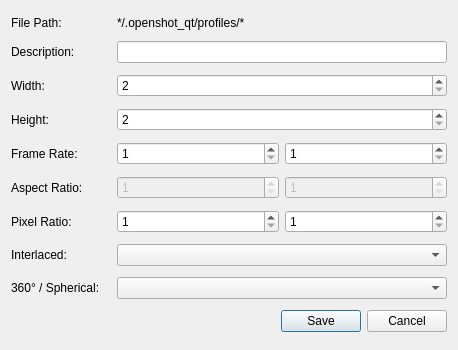
<?xml version="1.0" encoding="UTF-8"?>
<ui version="4.0">
 <class>ProfileEditDialog</class>
 <widget class="QDialog" name="ProfileEditDialog">
  <property name="geometry">
   <rect>
    <x>0</x>
    <y>0</y>
    <width>458</width>
    <height>350</height>
   </rect>
  </property>
  <property name="windowTitle">
   <string>Create Profile</string>
  </property>
  <layout class="QGridLayout" name="gridLayout">
   <item row="0" column="0">
    <layout class="QHBoxLayout" name="horizontalLayout_filePath">
     <item>
      <widget class="QLabel" name="lblFilePath">
       <property name="minimumSize">
        <size>
         <width>100</width>
         <height>0</height>
        </size>
       </property>
       <property name="text">
        <string>File Path:</string>
       </property>
      </widget>
     </item>
     <item>
      <widget class="QLabel" name="lblFilePathValue">
       <property name="sizePolicy">
        <sizepolicy hsizetype="Expanding" vsizetype="Fixed">
         <horstretch>0</horstretch>
         <verstretch>0</verstretch>
        </sizepolicy>
       </property>
       <property name="text">
        <string>*/.openshot_qt/profiles/*</string>
       </property>
       <property name="textFormat">
        <enum>Qt::PlainText</enum>
       </property>
      </widget>
     </item>
    </layout>
   </item>
   <item row="5" column="0">
    <layout class="QHBoxLayout" name="horizontalLayout_12">
     <item>
      <widget class="QLabel" name="lblAspectRatio">
       <property name="minimumSize">
        <size>
         <width>100</width>
         <height>0</height>
        </size>
       </property>
       <property name="text">
        <string>Aspect Ratio:</string>
       </property>
      </widget>
     </item>
     <item>
      <widget class="QSpinBox" name="txtAspectRatioNum">
       <property name="enabled">
        <bool>false</bool>
       </property>
       <property name="sizePolicy">
        <sizepolicy hsizetype="Expanding" vsizetype="Fixed">
         <horstretch>0</horstretch>
         <verstretch>0</verstretch>
        </sizepolicy>
       </property>
       <property name="minimum">
        <number>1</number>
       </property>
       <property name="maximum">
        <number>2147483647</number>
       </property>
      </widget>
     </item>
     <item>
      <widget class="QSpinBox" name="txtAspectRatioDen">
       <property name="enabled">
        <bool>false</bool>
       </property>
       <property name="sizePolicy">
        <sizepolicy hsizetype="Expanding" vsizetype="Fixed">
         <horstretch>0</horstretch>
         <verstretch>0</verstretch>
        </sizepolicy>
       </property>
       <property name="minimum">
        <number>1</number>
       </property>
       <property name="maximum">
        <number>2147483647</number>
       </property>
      </widget>
     </item>
    </layout>
   </item>
   <item row="11" column="0">
    <widget class="QDialogButtonBox" name="buttonBox">
     <property name="orientation">
      <enum>Qt::Horizontal</enum>
     </property>
     <property name="standardButtons">
      <set>QDialogButtonBox::Cancel|QDialogButtonBox::Save</set>
     </property>
    </widget>
   </item>
   <item row="1" column="0">
    <layout class="QHBoxLayout" name="horizontalLayout_6">
     <item>
      <widget class="QLabel" name="lblProfile_2">
       <property name="minimumSize">
        <size>
         <width>100</width>
         <height>0</height>
        </size>
       </property>
       <property name="text">
        <string>Description:</string>
       </property>
      </widget>
     </item>
     <item>
      <widget class="QLineEdit" name="txtProfileName">
       <property name="sizePolicy">
        <sizepolicy hsizetype="Expanding" vsizetype="Fixed">
         <horstretch>0</horstretch>
         <verstretch>0</verstretch>
        </sizepolicy>
       </property>
      </widget>
     </item>
    </layout>
   </item>
   <item row="3" column="0">
    <layout class="QHBoxLayout" name="horizontalLayout_10">
     <item>
      <widget class="QLabel" name="lblHeight">
       <property name="minimumSize">
        <size>
         <width>100</width>
         <height>0</height>
        </size>
       </property>
       <property name="text">
        <string>Height:</string>
       </property>
      </widget>
     </item>
     <item>
      <widget class="QSpinBox" name="txtHeight">
       <property name="sizePolicy">
        <sizepolicy hsizetype="Expanding" vsizetype="Fixed">
         <horstretch>0</horstretch>
         <verstretch>0</verstretch>
        </sizepolicy>
       </property>
       <property name="minimum">
        <number>2</number>
       </property>
       <property name="maximum">
        <number>40000</number>
       </property>
      </widget>
     </item>
    </layout>
   </item>
   <item row="2" column="0">
    <layout class="QHBoxLayout" name="horizontalLayout_11">
     <item>
      <widget class="QLabel" name="lblWidth">
       <property name="minimumSize">
        <size>
         <width>100</width>
         <height>0</height>
        </size>
       </property>
       <property name="text">
        <string>Width:</string>
       </property>
      </widget>
     </item>
     <item>
      <widget class="QSpinBox" name="txtWidth">
       <property name="sizePolicy">
        <sizepolicy hsizetype="Expanding" vsizetype="Fixed">
         <horstretch>0</horstretch>
         <verstretch>0</verstretch>
        </sizepolicy>
       </property>
       <property name="minimum">
        <number>2</number>
       </property>
       <property name="maximum">
        <number>40000</number>
       </property>
      </widget>
     </item>
    </layout>
   </item>
   <item row="9" column="0">
    <layout class="QHBoxLayout" name="horizontalLayout_15">
     <property name="bottomMargin">
      <number>0</number>
     </property>
     <item>
      <widget class="QLabel" name="lblInterlaced">
       <property name="minimumSize">
        <size>
         <width>100</width>
         <height>0</height>
        </size>
       </property>
       <property name="text">
        <string>Interlaced:</string>
       </property>
      </widget>
     </item>
     <item>
      <widget class="QComboBox" name="cboInterlaced">
       <property name="sizePolicy">
        <sizepolicy hsizetype="Expanding" vsizetype="Fixed">
         <horstretch>0</horstretch>
         <verstretch>0</verstretch>
        </sizepolicy>
       </property>
      </widget>
     </item>
    </layout>
   </item>
   <item row="10" column="0">
    <layout class="QHBoxLayout" name="horizontalLayout_16">
     <property name="bottomMargin">
      <number>0</number>
     </property>
     <item>
      <widget class="QLabel" name="lblSpherical">
       <property name="minimumSize">
        <size>
         <width>100</width>
         <height>0</height>
        </size>
       </property>
       <property name="text">
        <string>360° / Spherical:</string>
       </property>
      </widget>
     </item>
     <item>
      <widget class="QComboBox" name="cboSpherical">
       <property name="sizePolicy">
        <sizepolicy hsizetype="Expanding" vsizetype="Fixed">
         <horstretch>0</horstretch>
         <verstretch>0</verstretch>
        </sizepolicy>
       </property>
      </widget>
     </item>
    </layout>
   </item>
   <item row="8" column="0">
    <layout class="QHBoxLayout" name="horizontalLayout_13">
     <item>
      <widget class="QLabel" name="lblPixelRatio">
       <property name="minimumSize">
        <size>
         <width>100</width>
         <height>0</height>
        </size>
       </property>
       <property name="text">
        <string>Pixel Ratio:</string>
       </property>
      </widget>
     </item>
     <item>
      <widget class="QSpinBox" name="txtPixelRatioNum">
       <property name="sizePolicy">
        <sizepolicy hsizetype="Expanding" vsizetype="Fixed">
         <horstretch>0</horstretch>
         <verstretch>0</verstretch>
        </sizepolicy>
       </property>
       <property name="minimum">
        <number>1</number>
       </property>
       <property name="maximum">
        <number>2147483647</number>
       </property>
      </widget>
     </item>
     <item>
      <widget class="QSpinBox" name="txtPixelRatioDen">
       <property name="sizePolicy">
        <sizepolicy hsizetype="Expanding" vsizetype="Fixed">
         <horstretch>0</horstretch>
         <verstretch>0</verstretch>
        </sizepolicy>
       </property>
       <property name="minimum">
        <number>1</number>
       </property>
       <property name="maximum">
        <number>2147483647</number>
       </property>
      </widget>
     </item>
    </layout>
   </item>
   <item row="4" column="0">
    <layout class="QHBoxLayout" name="horizontalLayout_14">
     <item>
      <widget class="QLabel" name="lblFrameRate">
       <property name="minimumSize">
        <size>
         <width>100</width>
         <height>0</height>
        </size>
       </property>
       <property name="text">
        <string>Frame Rate:</string>
       </property>
      </widget>
     </item>
     <item>
      <widget class="QSpinBox" name="txtFrameRateNum">
       <property name="sizePolicy">
        <sizepolicy hsizetype="Expanding" vsizetype="Fixed">
         <horstretch>0</horstretch>
         <verstretch>0</verstretch>
        </sizepolicy>
       </property>
       <property name="minimum">
        <number>1</number>
       </property>
       <property name="maximum">
        <number>99999</number>
       </property>
      </widget>
     </item>
     <item>
      <widget class="QSpinBox" name="txtFrameRateDen">
       <property name="sizePolicy">
        <sizepolicy hsizetype="Expanding" vsizetype="Fixed">
         <horstretch>0</horstretch>
         <verstretch>0</verstretch>
        </sizepolicy>
       </property>
       <property name="minimum">
        <number>1</number>
       </property>
       <property name="maximum">
        <number>9999</number>
       </property>
      </widget>
     </item>
    </layout>
   </item>
  </layout>
 </widget>
 <tabstops>
  <tabstop>txtProfileName</tabstop>
  <tabstop>txtWidth</tabstop>
  <tabstop>txtHeight</tabstop>
  <tabstop>txtFrameRateNum</tabstop>
  <tabstop>txtFrameRateDen</tabstop>
  <tabstop>txtAspectRatioNum</tabstop>
  <tabstop>txtAspectRatioDen</tabstop>
  <tabstop>txtPixelRatioNum</tabstop>
  <tabstop>txtPixelRatioDen</tabstop>
  <tabstop>cboInterlaced</tabstop>
  <tabstop>cboSpherical</tabstop>
 </tabstops>
 <resources/>
 <connections>
  <connection>
   <sender>buttonBox</sender>
   <signal>accepted()</signal>
   <receiver>ProfileEditDialog</receiver>
   <slot>accept()</slot>
   <hints>
    <hint type="sourcelabel">
     <x>228</x>
     <y>327</y>
    </hint>
    <hint type="destinationlabel">
     <x>228</x>
     <y>174</y>
    </hint>
   </hints>
  </connection>
  <connection>
   <sender>buttonBox</sender>
   <signal>rejected()</signal>
   <receiver>ProfileEditDialog</receiver>
   <slot>reject()</slot>
   <hints>
    <hint type="sourcelabel">
     <x>228</x>
     <y>327</y>
    </hint>
    <hint type="destinationlabel">
     <x>228</x>
     <y>174</y>
    </hint>
   </hints>
  </connection>
 </connections>
</ui>
